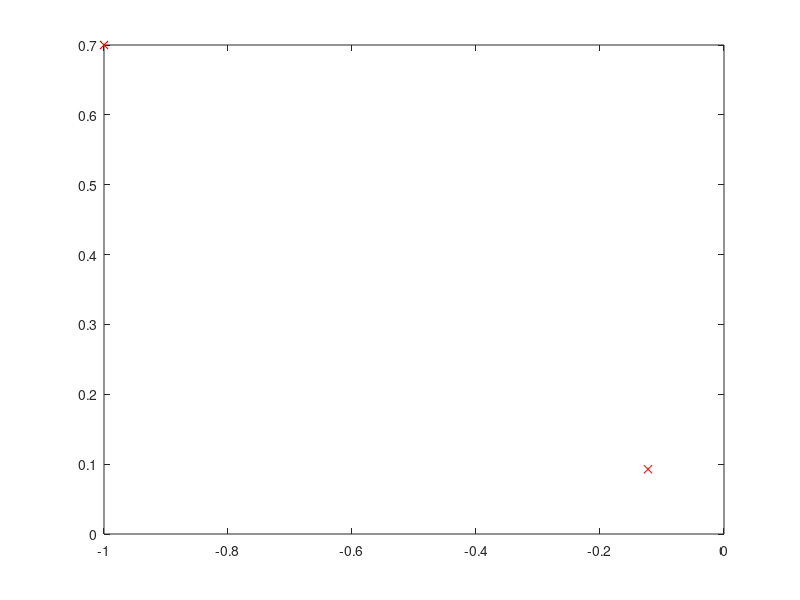

Here is the MATLAB script that generated this plot: (Note: this script raises an error after producing the figure.)
xstart = [-1;0.7];%#ok<*AGROW>
f = @(x) (exp(x(1)+ 3*x(2)-0.1)+exp(x(1)- 3*x(2)-0.1)+exp(-x(1)-0.1));
f1 = @(x)[
    exp(x(1)+ 3*x(2)-0.1)+exp(x(1)- 3*x(2)-0.1)-exp(-x(1)-0.1);
    3*exp(x(1)+ 3*x(2)-0.1)-3*exp(x(1)- 3*x(2)-0.1)
];

f2 = @(x)[
    exp(x(1)+ 3*x(2)-0.1)+exp(x(1)- 3*x(2)-0.1)+exp(-x(1)-0.1),...
    3*exp(x(1)+ 3*x(2)-0.1)-3*exp(x(1)- 3*x(2)-0.1); 
    3*exp(x(1)+ 3*x(2)-0.1)-3*exp(x(1)- 3*x(2)-0.1),...
    9*exp(x(1)+ 3*x(2)-0.1)+9*exp(x(1)- 3*x(2)-0.1)

];
stop = 0.01;


choice = 3; 
% choice 1: GD, choice 2: Backtracking GD, choice 3: Newton's method


x = xstart;
x_array = x;
ct=1;

if choice ==1
    disp('GD with fixed step size ')
    while 1
        delx = -f1(x);
        x = x+0.1*delx;
        x_array = [x_array x]; 
        ct = ct + 1;
        if norm(delx)<stop, break; end
        if any(isnan(x))
            disp('Too high a step size');
            break; 
        end

    end
elseif choice==2
    alpha = 0.1;
    beta = 0.5;
    disp('GD with step size chosen by Backtracking Line Search')

    while 1

        delx = -f1(x);
        t = 1;
        while f(x+t*delx)>f(x)+alpha*t*f1(x).'*delx, t=beta*t; end
        x = x+t*delx;
        x_array = [x_array x]; 
        ct = ct+ 1;

        if norm(delx)<stop, break; end
        if any(isnan(x))
            disp('Too high a step size');
            break; 
        end
    end

elseif choice ==3
    alpha = 0.1;
    beta = 0.5;
    disp('Newton method with backtracking line search')
    while 1
        delx = -inv(f2(x))*f1(x);
        t = 1;
        while f(x+t*delx)>f(x)+alpha*t*f1(x).'*delx, t=beta*t; end
        x = x+t*delx;
        x_array = [x_array x]; 
        ct = ct+ 1;
        if norm(f1(x))<stop, break; end
        if any(isnan(x))
            disp('Too high a step size');
            break; 
        end
    end
end
disp(x)
plot(x_array(1,1),x_array(2,1),'rx')
hold on
for i = 2:ct
    plot(x_array(1,i),x_array(2,i),'rx')
    draw_line(x_array(:,i-1),x_array(:,i))
    hold on
    
end
    
